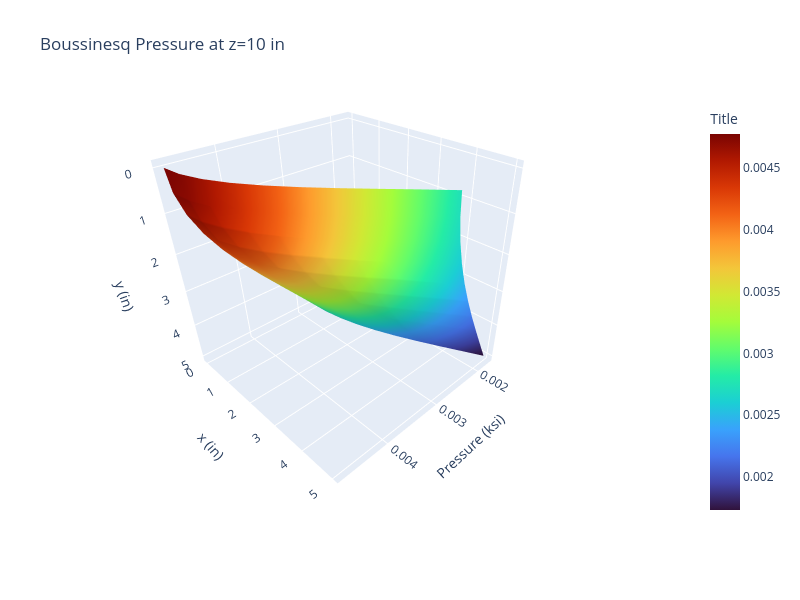

Source (notebook cell):
### Code cell
# Change the Up direction for horizontal pressures.

x, y = np.linspace(0, 5, 10), np.linspace(0, 5, 10)

z_coordinate = 10
z = []

for ix in x:
    new_row = []

    for iy in y:
        point = Point_3d(x=ix, y=iy, z=z_coordinate)
        new_row.append(bous(point))
    z.append(new_row)

fig = go.Figure(data=[go.Surface(z=z, x=x, y=y, colorscale="Turbo", 
                                 colorbar=dict(title="Title"))])

# Some formatting
zoom = 0.3
z_max = find_extreme(z, max)
z_max = 0.01 if z_max is None else z_max

camera = dict(
    up=dict(x=0, y=1, z=0),
    center=dict(x=0,y=0,z=0),
    eye=dict(x=zoom*max(x), y=zoom*max(y),z=zoom*max(x))
)

camera_override = dict(
    eye=dict(x=1.46, y=1.15, z=1.22),
    center=dict(x=0.19, y=-0.13, z=-0.06),
    up=dict(x=-0.41, y=0.82, z=-0.41)
)

fig.update_layout(title=f"Boussinesq Pressure at z={z_coordinate} in",
                  width = 800, height=600,
                  scene=dict(
                      camera=camera_override,
                      xaxis_title="x (in)",
                      yaxis_title = "y (in)",
                      zaxis_title = "Pressure (ksi)",
                      yaxis=dict(autorange="reversed")
                    )
                  )
config = {'displayModeBar': True}

fig.show(config=config)

### Figure 1 — Plotly figure (JSON) as saved in the notebook; plotly's stock layout.template omitted (floating-point values rounded to 4 significant figures)
{"data": [{"colorbar": {"title": {"text": "Title"}}, "colorscale": [[0.0, "#30123b"], [0.07143, "#4145ab"], [0.1429, "#4675ed"], [0.2143, "#39a2fc"], [0.2857, "#1bcfd4"], [0.3571, "#24eca6"], [0.4286, "#61fc6c"], [0.5, "#a4fc3b"], [0.5714, "#d1e834"], [0.6429, "#f3c63a"], [0.7143, "#fe9b2d"], [0.7857, "#f36315"], [0.8571, "#d93806"], [0.9286, "#b11901"], [1.0, "#7a0402"]], "type": "surface", "x": [0.0, 0.5556, 1.111, 1.667, 2.222, 2.778, 3.333, 3.889, 4.444, 5.0], "y": [0.0, 0.5556, 1.111, 1.667, 2.222, 2.778, 3.333, 3.889, 4.444, 5.0], "z": [[0.004775, 0.004738, 0.00463, 0.004459, 0.004233, 0.003965, 0.003669, 0.003358, 0.003042, 0.002733], [0.004738, 0.004702, 0.004595, 0.004425, 0.004202, 0.003937, 0.003644, 0.003335, 0.003023, 0.002716], [0.00463, 0.004595, 0.004492, 0.004327, 0.004111, 0.003854, 0.003569, 0.003269, 0.002965, 0.002667], [0.004459, 0.004425, 0.004327, 0.004171, 0.003965, 0.00372, 0.003449, 0.003163, 0.002873, 0.002587], [0.004233, 0.004202, 0.004111, 0.003965, 0.003773, 0.003545, 0.003291, 0.003023, 0.00275, 0.002481], [0.003965, 0.003937, 0.003854, 0.00372, 0.003545, 0.003335, 0.003102, 0.002855, 0.002603, 0.002353], [0.003669, 0.003644, 0.003569, 0.003449, 0.003291, 0.003102, 0.002891, 0.002667, 0.002437, 0.002209], [0.003358, 0.003335, 0.003269, 0.003163, 0.003023, 0.002855, 0.002667, 0.002466, 0.00226, 0.002054], [0.003042, 0.003023, 0.002965, 0.002873, 0.00275, 0.002603, 0.002437, 0.00226, 0.002077, 0.001894], [0.002733, 0.002716, 0.002667, 0.002587, 0.002481, 0.002353, 0.002209, 0.002054, 0.001894, 0.001733]]}], "layout": {"height": 600, "scene": {"camera": {"center": {"x": 0.19, "y": -0.13, "z": -0.06}, "eye": {"x": 1.46, "y": 1.15, "z": 1.22}, "up": {"x": -0.41, "y": 0.82, "z": -0.41}}, "xaxis": {"title": {"text": "x (in)"}}, "yaxis": {"autorange": "reversed", "title": {"text": "y (in)"}}, "zaxis": {"title": {"text": "Pressure (ksi)"}}}, "title": {"text": "Boussinesq Pressure at z=10 in"}, "width": 800}}
